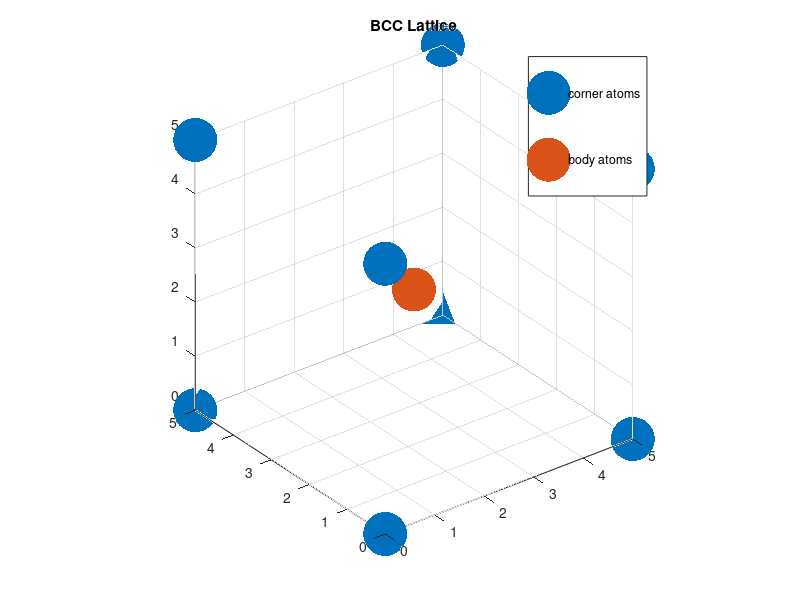

Recreate this plot in MATLAB.

% BCC_Lattice
clc; clear all;

a = input('edge lng: ');

% Corner atoms (same as FCC)
corner_atoms = [
    0, 0, 0;
    a, 0, 0;
    a, a, 0;
    0, a, 0;
    0, 0, a;
    a, 0, a;
    a, a, a;
    0, a, a
];

% Body center atom
body_atom = [
    a/2, a/2, a/2
];

% Plot corner atoms (red)
scatter3(corner_atoms(:,1), ...
         corner_atoms(:,2), ...
         corner_atoms(:,3), 1000, 'red', 'filled');
hold on

% Plot body center atom (blue)
scatter3(body_atom(:,1), ...
         body_atom(:,2), ...
         body_atom(:,3), 1000, 'blue', 'filled');

% Box limits
xlim([0 a])
ylim([0 a])
zlim([0 a])
legend('corner atoms','body atoms')
title('BCC Lattice')
grid on
axis equal
